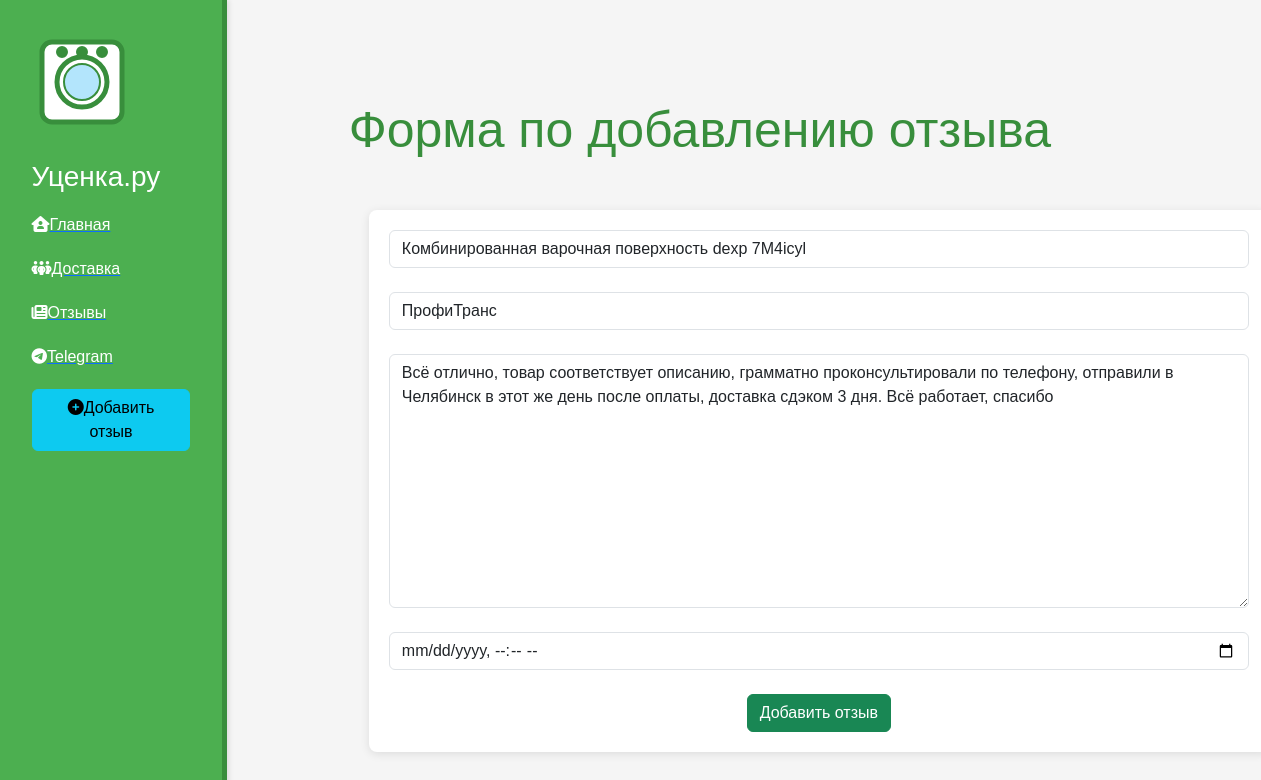
Page /news/12/update on the committed database.
### news/models.py (models this page shows, shortened)
class Articles(models.Model):
    title = models.CharField('Название', max_length=50)
    anons = models.CharField('Анонс', max_length=250)
    full_text = models.TextField('Статья')
    date = models.DateTimeField('Дата публикации')
    class Meta:
        verbose_name = 'Новость'
        verbose_name_plural = 'Новости'

### news/views.py (the view)
# urls.py: path('<int:pk>/update', views.NewsUpdateView.as_view(), name='news-update'),
class NewsUpdateView(UpdateView):
    model = Articles
    template_name = 'news/create.html'
    form_class = ArticlesForm

### news/forms.py
class ArticlesForm(ModelForm):
    class Meta:
        model=Articles
        fields = ['title', 'anons', 'full_text', 'date']
        widgets = {
            "title": TextInput(attrs={
                'class': 'form-control',
                'placeholder': 'Наименования'
            }),
            "anons": TextInput(attrs={
                'class': 'form-control',
                'placeholder': 'Автор'
            }),
            "date": DateTimeInput(attrs={
                'type': 'datetime-local',
                'class': 'form-control',
                'placeholder': 'Дата публикации'
            }),
            "full_text": Textarea(attrs={
                'class': 'form-control',
                'placeholder': 'Текст отзыва'
            })
        }

### news/templates/news/create.html (shortened to what this page needs)
{%extends 'main/layout.html'%}
{%block content%}
  <div class="features">
    <h1>Форма по добавлению отзыва</h1>
    <form method="post">
        {{form.title}}<br>
        {{form.anons}}<br>
        {{form.full_text}}<br>
        {{form.date}}<br>
        <button class="btn btn-success" type="submit">Добавить отзыв</button>
    </form>
  </div>
{%endblock%}

### main/static/main/css/main.css (style rules this page uses)
body { background: #f5f5f5; font-family: Arial, sans-serif; }
main .features { float: left; color: #333; margin-top: 100px; text-align: center; width: 75%; }
main .features h1 { font-size: 50px; color: #388E3C; }
form { margin-left: 15%; width: 900px; margin-top: 50px; background: #fff; padding: 20px; border-radius: 8px; box-shadow: 0 2px 10px rgba(0, 0, 0, 0.1); }

### rows in the picture
Articles: title "Комбинированная варочная поверхность dexp 7M4icyl", anons "ПрофиТранс", full_text "Всё отлично, товар соответствует описанию, грамматно проконсультировали по телефону, отправили в Челябинск в этот же день после оплаты, доставка сдэком 3 дня. Всё работает, спасибо"
